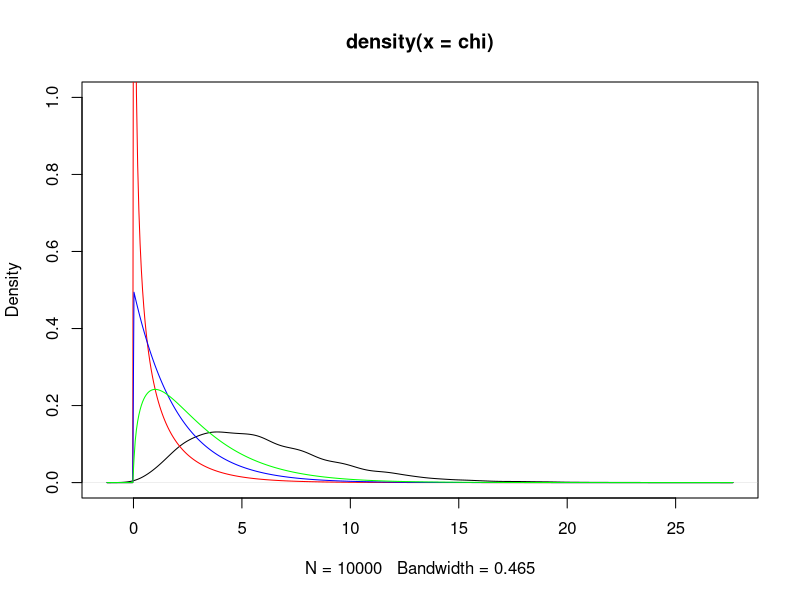

The R source for this figure: (Note: this script raises an error after producing the figure.)
## Case for test of two categorical variable
## Basic settings of "Reminders Through Association"
#miss_p <- 0.7 # expect probability of missed the cue for "no cue"
#miss_n <- 80  # expect frequency of missed the cue for "no cue"
#respond_p <- 0.5 # expect probability of respond the cue for "no cue"
#respond_n <- 220 # expect frequency of missed the cue for "no cue"
Total_n <- 555 
Row_n <- c(183,372) ##2_miss,4_miss,2_respons,4_response 
Col_n <- c(153,152,150,100)

## Making of Sampling Distribution

i = 10000
chi <- NULL

while(i > 0){
  ## Sampling
  Row_1 <- sample(c(0,1,2,3), size = Row_n[1], replace = TRUE, prob = Col_n/Total_n )
  Row_2 <- sample(c(0,1,2,3), size = Row_n[2], replace = TRUE, prob = Col_n/Total_n )
  
  ## the simulated chi-squares 
  chi <- c(chi,
           sum(
             (sum(Row_1 == 0) - Row_n[1]*Col_n[1]/Total_n)^2/(Row_n[1]*Col_n[1]/Total_n),
             (sum(Row_1 == 1) - Row_n[1]*Col_n[2]/Total_n)^2/(Row_n[1]*Col_n[2]/Total_n),
             (sum(Row_1 == 2) - Row_n[1]*Col_n[3]/Total_n)^2/(Row_n[1]*Col_n[3]/Total_n),
             (sum(Row_1 == 3) - Row_n[1]*Col_n[4]/Total_n)^2/(Row_n[1]*Col_n[4]/Total_n),
             (sum(Row_2 == 0) - Row_n[2]*Col_n[1]/Total_n)^2/(Row_n[2]*Col_n[1]/Total_n),
             (sum(Row_2 == 1) - Row_n[2]*Col_n[2]/Total_n)^2/(Row_n[2]*Col_n[2]/Total_n),
             (sum(Row_2 == 2) - Row_n[2]*Col_n[3]/Total_n)^2/(Row_n[2]*Col_n[3]/Total_n),
             (sum(Row_2 == 3) - Row_n[2]*Col_n[4]/Total_n)^2/(Row_n[2]*Col_n[4]/Total_n)
           ))
           i = i-1
}

## Compute the accumulated frequencies of distributions
plot(density(chi),ylim=c(0,1))
lines(density(chi)$x, dchisq(density(chi)$x, df=1),col="red")
lines(density(chi)$x, dchisq(density(chi)$x, df=2),col="blue")
lines(density(chi)$x, dchisq(density(chi)$x, df=3),col="green")
## SS of sampling and probability functions
sum((density(chi)$y - dchisq(density(chi)$x, df=1) )^2)
sum((density(chi)$y - dchisq(density(chi)$x, df=2) )^2)
sum((density(chi)$y - dchisq(density(chi)$x, df=3) )^2)
sum((density(chi)$y - dchisq(density(chi)$x, df=4) )^2)

## Estimation of Type 1 Error
mean(chi > qchisq(.95,1,ncp=FALSE))
mean(chi > qchisq(.95,2,ncp=FALSE))
mean(chi > qchisq(.95,3,ncp=FALSE))
mean(chi > qchisq(.95,4,ncp=FALSE))

#sampling <- hist(chi, plot = FALSE)

## Plot of sampling distribution
#sampling_density <- sampling$counts/sum(sampling$counts)
plot(sampling$density, type = "h",xlab="test statistics",ylab="density",main="Sampling distribution of Null hypothesis",ylim=c(0,1))
lines(dchisq(sampling$breaks, df=2),col="blue")
lines(dchisq(sampling$breaks, df=3),col="green")

## SS of sampling and probability functions
sum((sampling$density - dchisq(1:length(sampling$density), df=1) )^2)
sum((sampling$density - dchisq(1:length(sampling$density), df=2) )^2)
sum((sampling$density - dchisq(1:length(sampling$density), df=3) )^2)

## Estimation of Type 1 Error
mean(chi > qchisq(.95,1,ncp=TRUE))
mean(chi > qchisq(.95,2,ncp=TRUE))
